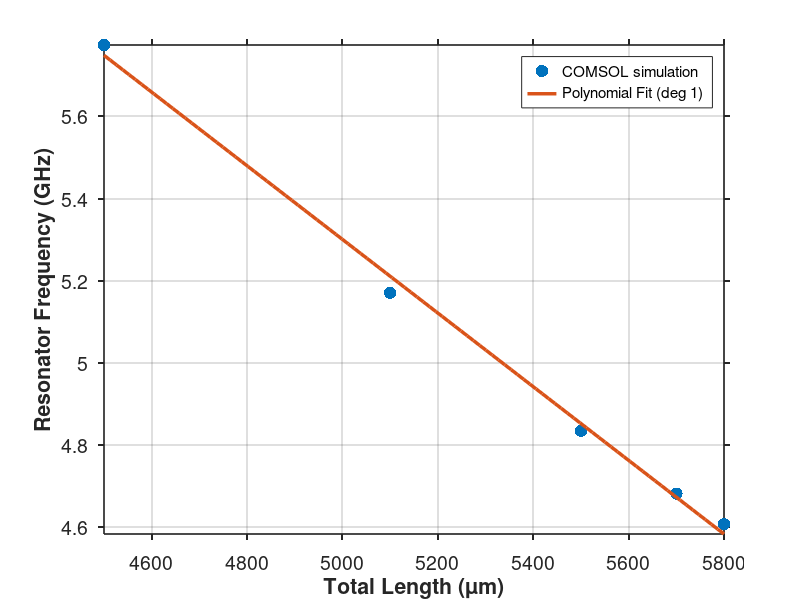

Source code (MATLAB):
% This script deals with the frequency vs total resonator length data from
% COMSOL simulation.

% All resonators have coupling_gap = 5um, coupling_length = 150um.
clear
clc

total_length = [5800, 5700, 5500, 5100, 4500];
freq = [4.6081, 4.6824, 4.8351, 5.1709, 5.7737];

% Polynomial degree
degree = 1;

% Fit polynomial
p = polyfit(total_length, freq, degree);

% Evaluate polynomial over a finer grid for smooth plotting
x_fit = linspace(min(total_length), max(total_length), 100);
y_fit = polyval(p, x_fit);

% Create figure
figure('Color', 'w');  % white background

% Plot original data
scatter(total_length, freq, 80, 'filled', 'MarkerFaceColor', '#0072BD', ...
        'DisplayName', 'COMSOL simulation');

hold on;

% Plot fitted curve
plot(x_fit, y_fit, 'LineWidth', 2.5, 'Color', '#D95319', ...
     'DisplayName', sprintf('Polynomial Fit (deg %d)', degree));

% Improve axes appearance
grid on;
box on;
xlabel('Total Length (\mum)', 'FontSize', 12, 'FontWeight', 'bold');
ylabel('Resonator Frequency (GHz)', 'FontSize', 12, 'FontWeight', 'bold');

% Customize ticks and font
set(gca, 'FontSize', 14, 'LineWidth', 1.2, 'TickDir', 'out');

% Add legend
legend('Location', 'northeast', 'FontSize', 11);

% Optional: tight margins
axis tight;